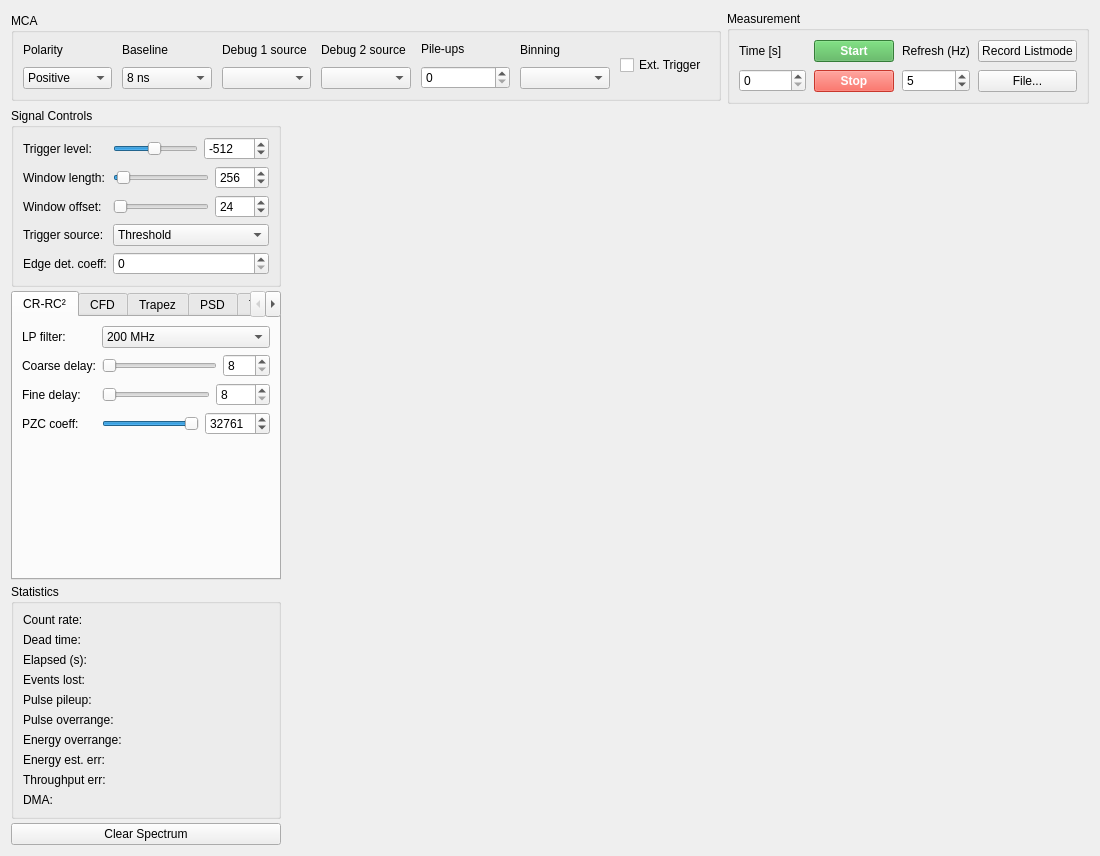
<?xml version="1.0" encoding="UTF-8"?>
<ui version="4.0">
 <class>MCAView</class>
 <widget class="QWidget" name="MCAView">
  <property name="geometry">
   <rect><x>0</x><y>0</y><width>1100</width><height>750</height></rect>
  </property>
  <property name="windowTitle">
   <string>MCA</string>
  </property>
  <layout class="QVBoxLayout" name="mainLayout">
   <property name="spacing"><number>4</number></property>

   <item>
    <layout class="QHBoxLayout" name="topRow">
     <property name="spacing"><number>6</number></property>

     <item>
      <widget class="QGroupBox" name="groupMca">
       <property name="title"><string>MCA</string></property>
       <property name="sizePolicy">
        <sizepolicy hsizetype="Preferred" vsizetype="Fixed">
         <horstretch>1</horstretch><verstretch>0</verstretch>
        </sizepolicy>
       </property>
       <layout class="QHBoxLayout" name="layoutMca">
        <property name="spacing"><number>10</number></property>

        <item>
         <layout class="QVBoxLayout" name="vPolarity">
          <item>
           <widget class="QLabel" name="labelPolarity">
            <property name="text"><string>Polarity</string></property>
           </widget>
          </item>
          <item>
           <widget class="QComboBox" name="comboPulsePolarity">
            <item><property name="text"><string>Positive</string></property></item>
            <item><property name="text"><string>Negative</string></property></item>
           </widget>
          </item>
         </layout>
        </item>

        <item>
         <layout class="QVBoxLayout" name="vBaseline">
          <item>
           <widget class="QLabel" name="labelBaseline">
            <property name="text"><string>Baseline</string></property>
           </widget>
          </item>
          <item>
           <widget class="QComboBox" name="comboBaseline">
            <item><property name="text"><string>8 ns</string></property></item>
            <item><property name="text"><string>16 ns</string></property></item>
            <item><property name="text"><string>32 ns</string></property></item>
            <item><property name="text"><string>64 ns</string></property></item>
            <item><property name="text"><string>128 ns</string></property></item>
            <item><property name="text"><string>256 ns</string></property></item>
            <item><property name="text"><string>512 ns</string></property></item>
           </widget>
          </item>
         </layout>
        </item>

        <item>
         <layout class="QVBoxLayout" name="vDebug1">
          <item>
           <widget class="QLabel" name="labelDebug1">
            <property name="text"><string>Debug 1 source</string></property>
           </widget>
          </item>
          <item>
           <widget class="QComboBox" name="comboDebug1"/>
          </item>
         </layout>
        </item>

        <item>
         <layout class="QVBoxLayout" name="vDebug2">
          <item>
           <widget class="QLabel" name="labelDebug2">
            <property name="text"><string>Debug 2 source</string></property>
           </widget>
          </item>
          <item>
           <widget class="QComboBox" name="comboDebug2"/>
          </item>
         </layout>
        </item>

        <item>
         <layout class="QVBoxLayout" name="vPileups">
          <item>
           <widget class="QLabel" name="labelPileups">
            <property name="text"><string>Pile-ups</string></property>
           </widget>
          </item>
          <item>
           <widget class="QSpinBox" name="spinPileupWindow">
            <property name="minimum"><number>0</number></property>
            <property name="maximum"><number>255</number></property>
           </widget>
          </item>
         </layout>
        </item>

        <item>
         <layout class="QVBoxLayout" name="vBinning">
          <item>
           <widget class="QLabel" name="labelBinning">
            <property name="text"><string>Binning</string></property>
           </widget>
          </item>
          <item>
           <widget class="QComboBox" name="comboBinning"/>
          </item>
         </layout>
        </item>

        <item>
         <widget class="QCheckBox" name="cbExtTrigger">
          <property name="text"><string>Ext. Trigger</string></property>
         </widget>
        </item>

       </layout>
      </widget>
     </item>

     <item>
      <widget class="QGroupBox" name="groupMeasurement">
       <property name="title"><string>Measurement</string></property>
       <property name="sizePolicy">
        <sizepolicy hsizetype="Fixed" vsizetype="Fixed">
         <horstretch>0</horstretch><verstretch>0</verstretch>
        </sizepolicy>
       </property>
       <layout class="QHBoxLayout" name="layoutMeasurement">
        <property name="spacing"><number>8</number></property>
        <item>
         <layout class="QVBoxLayout" name="vTime">
          <item>
           <widget class="QLabel" name="labelTimeLimit">
            <property name="text"><string>Time [s]</string></property>
           </widget>
          </item>
          <item>
           <widget class="QSpinBox" name="spinTimeLimit">
            <property name="minimum"><number>0</number></property>
            <property name="maximum"><number>16777216</number></property>
           </widget>
          </item>
         </layout>
        </item>
        <item>
         <layout class="QVBoxLayout" name="vStartStop">
          <item>
           <widget class="QPushButton" name="btnStart">
            <property name="text"><string>Start</string></property>
            <property name="styleSheet"><string>background-color: #4CAF50; color: white; font-weight: bold;</string></property>
           </widget>
          </item>
          <item>
           <widget class="QPushButton" name="btnStop">
            <property name="enabled"><bool>false</bool></property>
            <property name="text"><string>Stop</string></property>
            <property name="styleSheet"><string>background-color: #f44336; color: white; font-weight: bold;</string></property>
           </widget>
          </item>
         </layout>
        </item>
        <item>
         <layout class="QVBoxLayout" name="vRefresh">
          <item>
           <widget class="QLabel" name="labelRefreshRate">
            <property name="text"><string>Refresh (Hz)</string></property>
           </widget>
          </item>
          <item>
           <widget class="QSpinBox" name="spinRefreshRate">
            <property name="minimum"><number>1</number></property>
            <property name="maximum"><number>60</number></property>
            <property name="value"><number>5</number></property>
           </widget>
          </item>
         </layout>
        </item>
        <item>
         <layout class="QVBoxLayout" name="vRecord">
          <item>
           <widget class="QPushButton" name="btnRecord">
            <property name="text"><string>Record Listmode</string></property>
            <property name="checkable"><bool>true</bool></property>
           </widget>
          </item>
          <item>
           <widget class="QPushButton" name="btnRecordFile">
            <property name="text"><string>File...</string></property>
           </widget>
          </item>
         </layout>
        </item>
       </layout>
      </widget>
     </item>

    </layout>
   </item>

   <item>
    <layout class="QHBoxLayout" name="bodyRow" stretch="0,1">
     <property name="spacing"><number>6</number></property>

     <item>
      <widget class="QWidget" name="controlPanel">
       <property name="sizePolicy">
        <sizepolicy hsizetype="Fixed" vsizetype="Preferred">
         <horstretch>0</horstretch><verstretch>0</verstretch>
        </sizepolicy>
       </property>
       <property name="minimumSize">
        <size><width>270</width><height>0</height></size>
       </property>
       <property name="maximumSize">
        <size><width>270</width><height>16777215</height></size>
       </property>
       <layout class="QVBoxLayout" name="controlLayout">
        <property name="leftMargin"><number>0</number></property>
        <property name="topMargin"><number>0</number></property>
        <property name="rightMargin"><number>0</number></property>
        <property name="bottomMargin"><number>0</number></property>
        <property name="spacing"><number>4</number></property>

        <item>
         <widget class="QGroupBox" name="groupSignal">
          <property name="title"><string>Signal Controls</string></property>
          <layout class="QFormLayout" name="formSignal">
           <item row="0" column="0">
            <widget class="QLabel" name="labelTriggerLevel">
             <property name="text"><string>Trigger level:</string></property>
            </widget>
           </item>
           <item row="0" column="1">
            <layout class="QHBoxLayout" name="hTriggerLevel">
             <item>
              <widget class="QSlider" name="sliderTriggerLevel">
               <property name="minimum"><number>-32768</number></property>
               <property name="maximum"><number>32767</number></property>
               <property name="value"><number>-512</number></property>
               <property name="orientation"><enum>Qt::Orientation::Horizontal</enum></property>
              </widget>
             </item>
             <item>
              <widget class="QSpinBox" name="spinTriggerLevel">
               <property name="minimum"><number>-32768</number></property>
               <property name="maximum"><number>32767</number></property>
               <property name="value"><number>-512</number></property>
              </widget>
             </item>
            </layout>
           </item>
           <item row="1" column="0">
            <widget class="QLabel" name="labelFrameSamples">
             <property name="text"><string>Window length:</string></property>
            </widget>
           </item>
           <item row="1" column="1">
            <layout class="QHBoxLayout" name="hFrameSamples">
             <item>
              <widget class="QSlider" name="sliderFrameSamples">
               <property name="minimum"><number>0</number></property>
               <property name="maximum"><number>8190</number></property>
               <property name="singleStep"><number>2</number></property>
               <property name="value"><number>256</number></property>
               <property name="orientation"><enum>Qt::Orientation::Horizontal</enum></property>
              </widget>
             </item>
             <item>
              <widget class="QSpinBox" name="spinFrameSamples">
               <property name="minimum"><number>0</number></property>
               <property name="maximum"><number>8190</number></property>
               <property name="singleStep"><number>2</number></property>
               <property name="value"><number>256</number></property>
              </widget>
             </item>
            </layout>
           </item>
           <item row="2" column="0">
            <widget class="QLabel" name="labelPretrigger">
             <property name="text"><string>Window offset:</string></property>
            </widget>
           </item>
           <item row="2" column="1">
            <layout class="QHBoxLayout" name="hPretrigger">
             <item>
              <widget class="QSlider" name="sliderPretrigger">
               <property name="minimum"><number>0</number></property>
               <property name="maximum"><number>4094</number></property>
               <property name="singleStep"><number>2</number></property>
               <property name="value"><number>24</number></property>
               <property name="orientation"><enum>Qt::Orientation::Horizontal</enum></property>
              </widget>
             </item>
             <item>
              <widget class="QSpinBox" name="spinPretrigger">
               <property name="minimum"><number>0</number></property>
               <property name="maximum"><number>4094</number></property>
               <property name="singleStep"><number>2</number></property>
               <property name="value"><number>24</number></property>
              </widget>
             </item>
            </layout>
           </item>
           <item row="3" column="0">
            <widget class="QLabel" name="labelTriggerSource">
             <property name="text"><string>Trigger source:</string></property>
            </widget>
           </item>
           <item row="3" column="1">
            <widget class="QComboBox" name="comboTriggerSource">
             <item><property name="text"><string>Threshold</string></property></item>
             <item><property name="text"><string>CFD</string></property></item>
             <item><property name="text"><string>CR-RC²</string></property></item>
            </widget>
           </item>
           <item row="4" column="0">
            <widget class="QLabel" name="labelEdgeDetCoeff">
             <property name="text"><string>Edge det. coeff:</string></property>
            </widget>
           </item>
           <item row="4" column="1">
            <widget class="QSpinBox" name="spinEdgeDetCoeff">
             <property name="minimum"><number>0</number></property>
             <property name="maximum"><number>999999999</number></property>
            </widget>
           </item>
          </layout>
         </widget>
        </item>

        <item>
         <widget class="QTabWidget" name="tabFilters">
          <property name="currentIndex"><number>0</number></property>

          <widget class="QWidget" name="tabCrRc2">
           <attribute name="title"><string>CR-RC²</string></attribute>
           <layout class="QFormLayout" name="formCrRc2">
            <item row="0" column="0">
             <widget class="QLabel" name="labelLpPreset">
              <property name="text"><string>LP filter:</string></property>
             </widget>
            </item>
            <item row="0" column="1">
             <widget class="QComboBox" name="comboLpPreset">
              <item><property name="text"><string>200 MHz</string></property></item>
              <item><property name="text"><string>700 MHz</string></property></item>
              <item><property name="text"><string>Average</string></property></item>
             </widget>
            </item>
            <item row="1" column="0">
             <widget class="QLabel" name="labelCrrc2Cdelay">
              <property name="text"><string>Coarse delay:</string></property>
             </widget>
            </item>
            <item row="1" column="1">
             <layout class="QHBoxLayout" name="hCrrc2Cdelay">
              <item>
               <widget class="QSlider" name="sliderCrrc2Cdelay">
                <property name="minimum"><number>8</number></property>
                <property name="maximum"><number>504</number></property>
                <property name="singleStep"><number>8</number></property>
                <property name="value"><number>8</number></property>
                <property name="orientation"><enum>Qt::Orientation::Horizontal</enum></property>
               </widget>
              </item>
              <item>
               <widget class="QSpinBox" name="spinCrrc2Cdelay">
                <property name="minimum"><number>8</number></property>
                <property name="maximum"><number>504</number></property>
                <property name="singleStep"><number>8</number></property>
                <property name="value"><number>8</number></property>
               </widget>
              </item>
             </layout>
            </item>
            <item row="2" column="0">
             <widget class="QLabel" name="labelCrrc2Fdelay">
              <property name="text"><string>Fine delay:</string></property>
             </widget>
            </item>
            <item row="2" column="1">
             <layout class="QHBoxLayout" name="hCrrc2Fdelay">
              <item>
               <widget class="QSlider" name="sliderCrrc2Fdelay">
                <property name="minimum"><number>8</number></property>
                <property name="maximum"><number>1016</number></property>
                <property name="singleStep"><number>8</number></property>
                <property name="value"><number>8</number></property>
                <property name="orientation"><enum>Qt::Orientation::Horizontal</enum></property>
               </widget>
              </item>
              <item>
               <widget class="QSpinBox" name="spinCrrc2Fdelay">
                <property name="minimum"><number>8</number></property>
                <property name="maximum"><number>1016</number></property>
                <property name="singleStep"><number>8</number></property>
                <property name="value"><number>8</number></property>
               </widget>
              </item>
             </layout>
            </item>
            <item row="3" column="0">
             <widget class="QLabel" name="labelCrrc2Pzc">
              <property name="text"><string>PZC coeff:</string></property>
             </widget>
            </item>
            <item row="3" column="1">
             <layout class="QHBoxLayout" name="hCrrc2Pzc">
              <item>
               <widget class="QSlider" name="sliderCrrc2Pzc">
                <property name="minimum"><number>-32768</number></property>
                <property name="maximum"><number>32767</number></property>
                <property name="value"><number>32761</number></property>
                <property name="orientation"><enum>Qt::Orientation::Horizontal</enum></property>
               </widget>
              </item>
              <item>
               <widget class="QSpinBox" name="spinCrrc2Pzc">
                <property name="minimum"><number>-32768</number></property>
                <property name="maximum"><number>32767</number></property>
                <property name="value"><number>32761</number></property>
               </widget>
              </item>
             </layout>
            </item>
           </layout>
          </widget>

          <widget class="QWidget" name="tabCfd">
           <attribute name="title"><string>CFD</string></attribute>
           <layout class="QFormLayout" name="formCfd">
            <item row="0" column="0" colspan="2">
             <widget class="QCheckBox" name="cbCfdEnable">
              <property name="text"><string>Enable CFD</string></property>
             </widget>
            </item>
            <item row="1" column="0">
             <widget class="QLabel" name="labelCfdFactor">
              <property name="text"><string>Factor:</string></property>
             </widget>
            </item>
            <item row="1" column="1">
             <widget class="QDoubleSpinBox" name="spinCfdFactor">
              <property name="minimum"><double>0.0</double></property>
              <property name="maximum"><double>0.99994</double></property>
              <property name="singleStep"><double>0.001</double></property>
              <property name="decimals"><number>5</number></property>
              <property name="value"><double>0.4</double></property>
             </widget>
            </item>
            <item row="2" column="0">
             <widget class="QLabel" name="labelCfdDelay">
              <property name="text"><string>Delay:</string></property>
             </widget>
            </item>
            <item row="2" column="1">
             <layout class="QHBoxLayout" name="hCfdDelay">
              <item>
               <widget class="QSlider" name="sliderCfdDelay">
                <property name="minimum"><number>0</number></property>
                <property name="maximum"><number>254</number></property>
                <property name="singleStep"><number>2</number></property>
                <property name="value"><number>2</number></property>
                <property name="orientation"><enum>Qt::Orientation::Horizontal</enum></property>
               </widget>
              </item>
              <item>
               <widget class="QSpinBox" name="spinCfdDelay">
                <property name="minimum"><number>0</number></property>
                <property name="maximum"><number>254</number></property>
                <property name="singleStep"><number>2</number></property>
                <property name="value"><number>2</number></property>
               </widget>
              </item>
             </layout>
            </item>
            <item row="3" column="0">
             <widget class="QLabel" name="labelCfdTwLow">
              <property name="text"><string>TW low:</string></property>
             </widget>
            </item>
            <item row="3" column="1">
             <widget class="QSpinBox" name="spinCfdTwLow">
              <property name="minimum"><number>0</number></property>
              <property name="maximum"><number>65534</number></property>
              <property name="singleStep"><number>2</number></property>
              <property name="value"><number>8</number></property>
             </widget>
            </item>
            <item row="4" column="0">
             <widget class="QLabel" name="labelCfdTwHigh">
              <property name="text"><string>TW high:</string></property>
             </widget>
            </item>
            <item row="4" column="1">
             <widget class="QSpinBox" name="spinCfdTwHigh">
              <property name="minimum"><number>0</number></property>
              <property name="maximum"><number>65534</number></property>
              <property name="singleStep"><number>2</number></property>
              <property name="value"><number>64</number></property>
             </widget>
            </item>
           </layout>
          </widget>

          <widget class="QWidget" name="tabTrapez">
           <attribute name="title"><string>Trapez</string></attribute>
           <layout class="QFormLayout" name="formTrapez">
            <item row="0" column="0" colspan="2">
             <widget class="QCheckBox" name="cbTrapezEnable">
              <property name="text"><string>Enable Trapezoid</string></property>
             </widget>
            </item>
            <item row="1" column="0">
             <widget class="QLabel" name="labelTrapR">
              <property name="text"><string>R (rise):</string></property>
             </widget>
            </item>
            <item row="1" column="1">
             <layout class="QHBoxLayout" name="hTrapR">
              <item>
               <widget class="QSlider" name="sliderTrapR">
                <property name="minimum"><number>0</number></property>
                <property name="maximum"><number>4088</number></property>
                <property name="singleStep"><number>8</number></property>
                <property name="value"><number>64</number></property>
                <property name="orientation"><enum>Qt::Orientation::Horizontal</enum></property>
               </widget>
              </item>
              <item>
               <widget class="QSpinBox" name="spinTrapR">
                <property name="minimum"><number>0</number></property>
                <property name="maximum"><number>4088</number></property>
                <property name="singleStep"><number>8</number></property>
                <property name="value"><number>64</number></property>
               </widget>
              </item>
             </layout>
            </item>
            <item row="2" column="0">
             <widget class="QLabel" name="labelTrapM">
              <property name="text"><string>M:</string></property>
             </widget>
            </item>
            <item row="2" column="1">
             <layout class="QHBoxLayout" name="hTrapM">
              <item>
               <widget class="QSlider" name="sliderTrapM">
                <property name="minimum"><number>0</number></property>
                <property name="maximum"><number>4088</number></property>
                <property name="singleStep"><number>8</number></property>
                <property name="value"><number>64</number></property>
                <property name="orientation"><enum>Qt::Orientation::Horizontal</enum></property>
               </widget>
              </item>
              <item>
               <widget class="QSpinBox" name="spinTrapM">
                <property name="minimum"><number>0</number></property>
                <property name="maximum"><number>4088</number></property>
                <property name="singleStep"><number>8</number></property>
                <property name="value"><number>64</number></property>
               </widget>
              </item>
             </layout>
            </item>
            <item row="3" column="0">
             <widget class="QLabel" name="labelTrapT">
              <property name="text"><string>T:</string></property>
             </widget>
            </item>
            <item row="3" column="1">
             <widget class="QSpinBox" name="spinTrapT">
              <property name="minimum"><number>0</number></property>
              <property name="maximum"><number>999999999</number></property>
              <property name="value"><number>96</number></property>
             </widget>
            </item>
            <item row="4" column="0">
             <widget class="QLabel" name="labelTrapE">
              <property name="text"><string>E (energy):</string></property>
             </widget>
            </item>
            <item row="4" column="1">
             <layout class="QHBoxLayout" name="hTrapE">
              <item>
               <widget class="QSlider" name="sliderTrapE">
                <property name="minimum"><number>0</number></property>
                <property name="maximum"><number>16376</number></property>
                <property name="singleStep"><number>8</number></property>
                <property name="value"><number>256</number></property>
                <property name="orientation"><enum>Qt::Orientation::Horizontal</enum></property>
               </widget>
              </item>
              <item>
               <widget class="QSpinBox" name="spinTrapE">
                <property name="minimum"><number>0</number></property>
                <property name="maximum"><number>16376</number></property>
                <property name="singleStep"><number>8</number></property>
                <property name="value"><number>256</number></property>
               </widget>
              </item>
             </layout>
            </item>
            <item row="5" column="0">
             <widget class="QLabel" name="labelTrapFt">
              <property name="text"><string>FT (flat top):</string></property>
             </widget>
            </item>
            <item row="5" column="1">
             <widget class="QComboBox" name="comboTrapFt"/>
            </item>
           </layout>
          </widget>

          <widget class="QWidget" name="tabPsd">
           <attribute name="title"><string>PSD</string></attribute>
           <layout class="QVBoxLayout" name="layoutPsd">
            <property name="spacing"><number>4</number></property>

            <item>
             <widget class="QGroupBox" name="groupChargeComp">
              <property name="title"><string>Charge Comparison</string></property>
              <layout class="QFormLayout" name="formChargeComp">
               <item row="0" column="0" colspan="2">
                <widget class="QCheckBox" name="cbCcEnable">
                 <property name="text"><string>Enable</string></property>
                </widget>
               </item>
               <item row="1" column="0">
                <widget class="QLabel" name="labelCcTime">
                 <property name="text"><string>Time:</string></property>
                </widget>
               </item>
               <item row="1" column="1">
                <widget class="QSpinBox" name="spinCcTime">
                 <property name="minimum"><number>0</number></property>
                 <property name="maximum"><number>65534</number></property>
                 <property name="singleStep"><number>2</number></property>
                 <property name="value"><number>8</number></property>
                </widget>
               </item>
              </layout>
             </widget>
            </item>

            <item>
             <widget class="QGroupBox" name="groupPsdZc">
              <property name="title"><string>Zero Crossing</string></property>
              <layout class="QFormLayout" name="formPsdZc">
               <item row="0" column="0" colspan="2">
                <widget class="QCheckBox" name="cbPsdZcEnable">
                 <property name="text"><string>Enable</string></property>
                </widget>
               </item>
               <item row="1" column="0">
                <widget class="QLabel" name="labelPsdZcMode">
                 <property name="text"><string>Mode:</string></property>
                </widget>
               </item>
               <item row="1" column="1">
                <widget class="QComboBox" name="comboPsdZcMode">
                 <item><property name="text"><string>Mode 0</string></property></item>
                 <item><property name="text"><string>Mode 1</string></property></item>
                </widget>
               </item>
               <item row="2" column="0">
                <widget class="QLabel" name="labelPsdZcLow">
                 <property name="text"><string>Window low:</string></property>
                </widget>
               </item>
               <item row="2" column="1">
                <widget class="QSpinBox" name="spinPsdZcLow">
                 <property name="minimum"><number>0</number></property>
                 <property name="maximum"><number>65534</number></property>
                 <property name="singleStep"><number>2</number></property>
                 <property name="value"><number>8</number></property>
                </widget>
               </item>
               <item row="3" column="0">
                <widget class="QLabel" name="labelPsdZcHigh">
                 <property name="text"><string>Window high:</string></property>
                </widget>
               </item>
               <item row="3" column="1">
                <widget class="QSpinBox" name="spinPsdZcHigh">
                 <property name="minimum"><number>0</number></property>
                 <property name="maximum"><number>65534</number></property>
                 <property name="singleStep"><number>2</number></property>
                 <property name="value"><number>16</number></property>
                </widget>
               </item>
              </layout>
             </widget>
            </item>

            <item>
             <spacer name="spacerPsd">
              <property name="orientation"><enum>Qt::Orientation::Vertical</enum></property>
              <property name="sizeHint" stdset="0">
               <size><width>20</width><height>0</height></size>
              </property>
             </spacer>
            </item>
           </layout>
          </widget>

          <widget class="QWidget" name="tabTemp">
           <attribute name="title"><string>Temp.</string></attribute>
           <layout class="QFormLayout" name="formTemp">
            <item row="0" column="0">
             <widget class="QLabel" name="labelTempCoeff">
              <property name="text"><string>Coefficient:</string></property>
             </widget>
            </item>
            <item row="0" column="1">
             <widget class="QDoubleSpinBox" name="spinTempCoeff">
              <property name="minimum"><double>-1.0</double></property>
              <property name="maximum"><double>1.0</double></property>
              <property name="singleStep"><double>0.00001</double></property>
              <property name="decimals"><number>9</number></property>
              <property name="value"><double>-0.00026735</double></property>
             </widget>
            </item>
            <item row="1" column="0">
             <widget class="QLabel" name="labelTempOffset">
              <property name="text"><string>Offset:</string></property>
             </widget>
            </item>
            <item row="1" column="1">
             <widget class="QSpinBox" name="spinTempOffset">
              <property name="minimum"><number>-32768</number></property>
              <property name="maximum"><number>32767</number></property>
              <property name="value"><number>7</number></property>
             </widget>
            </item>
           </layout>
          </widget>

         </widget>
        </item>

        <item>
         <widget class="QGroupBox" name="groupStatistics">
          <property name="title"><string>Statistics</string></property>
          <layout class="QFormLayout" name="formStatistics">
           <item row="0" column="0">
            <widget class="QLabel" name="labelCountRateKey">
             <property name="text"><string>Count rate:</string></property>
            </widget>
           </item>
           <item row="0" column="1">
            <widget class="QLabel" name="lblCountRate">
             <property name="text"><string></string></property>
            </widget>
           </item>
           <item row="1" column="0">
            <widget class="QLabel" name="labelDeadTimeKey">
             <property name="text"><string>Dead time:</string></property>
            </widget>
           </item>
           <item row="1" column="1">
            <widget class="QLabel" name="lblDeadTime">
             <property name="text"><string></string></property>
            </widget>
           </item>
           <item row="2" column="0">
            <widget class="QLabel" name="labelElapsedKey">
             <property name="text"><string>Elapsed (s):</string></property>
            </widget>
           </item>
           <item row="2" column="1">
            <widget class="QLabel" name="lblElapsedTime">
             <property name="text"><string></string></property>
            </widget>
           </item>
           <item row="3" column="0">
            <widget class="QLabel" name="labelEventsLostKey">
             <property name="text"><string>Events lost:</string></property>
            </widget>
           </item>
           <item row="3" column="1">
            <widget class="QLabel" name="lblEventsLost">
             <property name="text"><string></string></property>
            </widget>
           </item>
           <item row="4" column="0">
            <widget class="QLabel" name="labelPulsePileupKey">
             <property name="text"><string>Pulse pileup:</string></property>
            </widget>
           </item>
           <item row="4" column="1">
            <widget class="QLabel" name="lblPulsePileup">
             <property name="text"><string></string></property>
            </widget>
           </item>
           <item row="5" column="0">
            <widget class="QLabel" name="labelPulseOverrangeKey">
             <property name="text"><string>Pulse overrange:</string></property>
            </widget>
           </item>
           <item row="5" column="1">
            <widget class="QLabel" name="lblPulseOverrange">
             <property name="text"><string></string></property>
            </widget>
           </item>
           <item row="6" column="0">
            <widget class="QLabel" name="labelEnergyOverrangeKey">
             <property name="text"><string>Energy overrange:</string></property>
            </widget>
           </item>
           <item row="6" column="1">
            <widget class="QLabel" name="lblEnergyOverrange">
             <property name="text"><string></string></property>
            </widget>
           </item>
           <item row="7" column="0">
            <widget class="QLabel" name="labelEnergyEstErrKey">
             <property name="text"><string>Energy est. err:</string></property>
            </widget>
           </item>
           <item row="7" column="1">
            <widget class="QLabel" name="lblEnergyEstErr">
             <property name="text"><string></string></property>
            </widget>
           </item>
           <item row="8" column="0">
            <widget class="QLabel" name="labelThroughputErrKey">
             <property name="text"><string>Throughput err:</string></property>
            </widget>
           </item>
           <item row="8" column="1">
            <widget class="QLabel" name="lblThroughputErr">
             <property name="text"><string></string></property>
            </widget>
           </item>
           <item row="9" column="0">
            <widget class="QLabel" name="labelDmaStatusKey">
             <property name="text"><string>DMA:</string></property>
            </widget>
           </item>
           <item row="9" column="1">
            <widget class="QLabel" name="lblDmaStatus">
             <property name="text"><string></string></property>
            </widget>
           </item>
          </layout>
         </widget>
        </item>

        <item>
         <widget class="QPushButton" name="btnClearSpectrum">
          <property name="text"><string>Clear Spectrum</string></property>
         </widget>
        </item>

        <item>
         <spacer name="verticalSpacer">
          <property name="orientation"><enum>Qt::Orientation::Vertical</enum></property>
          <property name="sizeHint" stdset="0">
           <size><width>20</width><height>40</height></size>
          </property>
         </spacer>
        </item>

       </layout>
      </widget>
     </item>

     <item>
      <layout class="QVBoxLayout" name="plotColumn">
       <property name="spacing"><number>4</number></property>
       <item>
        <widget class="NLabPlotWidget" name="plotDebug" native="true">
         <property name="sizePolicy">
          <sizepolicy hsizetype="Expanding" vsizetype="Expanding">
           <horstretch>1</horstretch><verstretch>1</verstretch>
          </sizepolicy>
         </property>
         <property name="minimumSize">
          <size><width>400</width><height>200</height></size>
         </property>
        </widget>
       </item>
       <item>
        <widget class="NLabPlotWidget" name="plotHistogram" native="true">
         <property name="sizePolicy">
          <sizepolicy hsizetype="Expanding" vsizetype="Expanding">
           <horstretch>1</horstretch><verstretch>1</verstretch>
          </sizepolicy>
         </property>
         <property name="minimumSize">
          <size><width>400</width><height>200</height></size>
         </property>
        </widget>
       </item>
      </layout>
     </item>

    </layout>
   </item>

  </layout>
 </widget>
 <customwidgets>
  <customwidget>
   <class>NLabPlotWidget</class>
   <extends>QWidget</extends>
   <header>nlab.views.plot_viewbox</header>
   <container>1</container>
  </customwidget>
 </customwidgets>
 <resources/>
 <connections/>
</ui>
